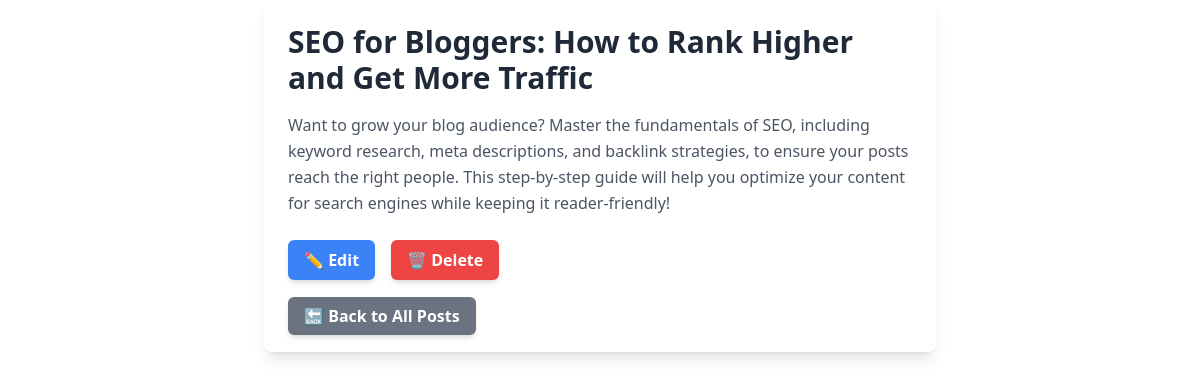
/post/21/, run on the app's committed database.
### myapp/models.py (models this page shows, shortened)
class BlogPost(models.Model):
    title = models.CharField(max_length=250)
    content = models.TextField()

### myapp/views.py (the view)
# urls.py: path('post/<int:post_id>/', post_detail, name="post_detail"),  # Dynamic URL
def post_detail(request, post_id):
    post = BlogPost.objects.get(id=post_id)
    return render(request, 'myapp/postdetail.html', {'post': post})

### myapp/templates/myapp/postdetail.html (shortened to what this page needs)
{% load static %}
<!DOCTYPE html>
<html lang="en">
<head>
    <script src="https://cdn.tailwindcss.com"></script>
    <link rel="stylesheet" href="https://cdnjs.cloudflare.com/ajax/libs/animate.css/4.1.1/animate.min.css"/>
</head>
<body>
    <div class="max-w-2xl mx-auto bg-white p-6 rounded-lg shadow-lg animate__animated animate__fadeIn">
        <h1 class="text-3xl font-bold text-gray-800 mb-4 animate__animated animate__fadeInDown">
            {{ post.title }}
        </h1>
        <p class="text-gray-600 leading-relaxed animate__animated animate__fadeInUp animate__delay-1s">
            {{ post.content }}
        </p>
        <div class="mt-6 flex space-x-4">
            <a href="{% url 'update_post' post.id %}"
               class="px-4 py-2 bg-blue-500 text-white font-semibold rounded-md shadow-md hover:bg-blue-700 transition-all duration-300">
               ✏️ Edit
            </a>
            <a href="{% url 'delete_post' post.id %}"
               class="px-4 py-2 bg-red-500 text-white font-semibold rounded-md shadow-md hover:bg-red-700 transition-all duration-300">
               🗑 Delete
            </a>
        </div>
        <div class="mt-6">
            <a href="{% url 'post_list' %}"
               class="px-4 py-2 bg-gray-500 text-white font-semibold rounded-md shadow-md hover:bg-gray-700 transition-all duration-300">
               🔙 Back to All Posts
            </a>
        </div>
    </div>
</body>
</html>

### myapp/templates/myapp/postdetail.html (style rules this page uses)
body { @apply bg-gradient-to-r from-gray-100 to-gray-300 h-screen flex items-center justify-center; }

### data on the page
BlogPost: title "SEO for Bloggers: How to Rank Higher and Get More Traffic", content "Want to grow your blog audience? Master the fundamentals of SEO, including keyword research, meta descriptions, and backlink strategies, to ensure your posts reach the right people. This step-by-step guide will help you optimize your content for search engines while keeping it reader-friendly!"
